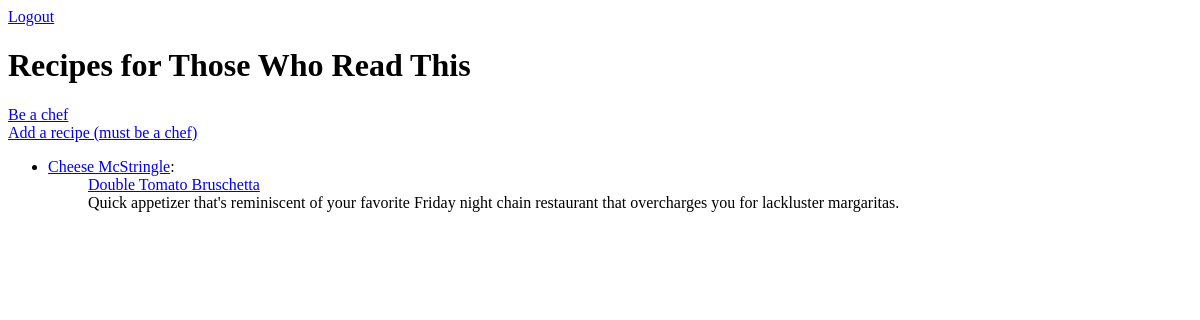
/, run on an earlier commit of the app's database.
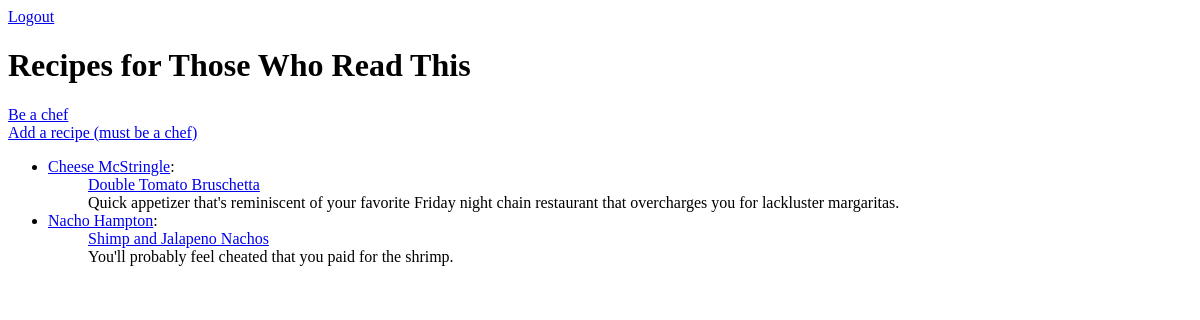
And on a later commit of the database.
### recipebox/models.py (models this page shows, shortened)
class Recipe(models.Model):
    author = models.ForeignKey(Author, on_delete=models.CASCADE)
    title = models.CharField(max_length=100)
    ingredients = models.TextField(default='')
    instructions = models.TextField()
    time_required = models.IntegerField(default=1)
    description = models.TextField()
    post_date = models.DateTimeField(default=timezone.now)

class Author(models.Model):
    user = models.OneToOneField(User, on_delete=models.CASCADE)
    name = models.CharField(max_length=50)
    bio = models.TextField(blank=True, null=True)

### recipebox/views.py (the view)
# urls.py: path('', views.index, name='homepage'),
def index(request):
    html = 'index.html'
    recipes = Recipe.objects.all()
    return render(request, html, {'data': recipes})

### recipebox/templates/index.html (shortened to what this page needs)
{% load static %}
<head>
    <link rel='stylesheet' type='text/css' href='{% static "css/main.css" %}'>
</head>
<a href='/logout/'>Logout</a>
<h1>Recipes for Those Who Read This</h1>
<a href='/authorform/'>Be a chef</a>
<a href='/recipeform/'>Add a recipe (must be a chef)</a>
<ul>
    {% for info in data %}
        <li>
            <a href = '/author/{{info.author.id}}/'>{{ info.author.name }}</a>:
            <ul>
                <a href = '/recipe/{{info.id}}/'>{{info.title}}</a>
            </ul>
            <ul>
                {{ info.description }}
            </ul>
    {% endfor %}
</ul>

What changed in the data, as far as the page shows it:
added Recipe: author.name "Nacho Hampton", title "Shimp and Jalapeno Nachos", description "You'll probably feel cheated that you paid for the shrimp."
